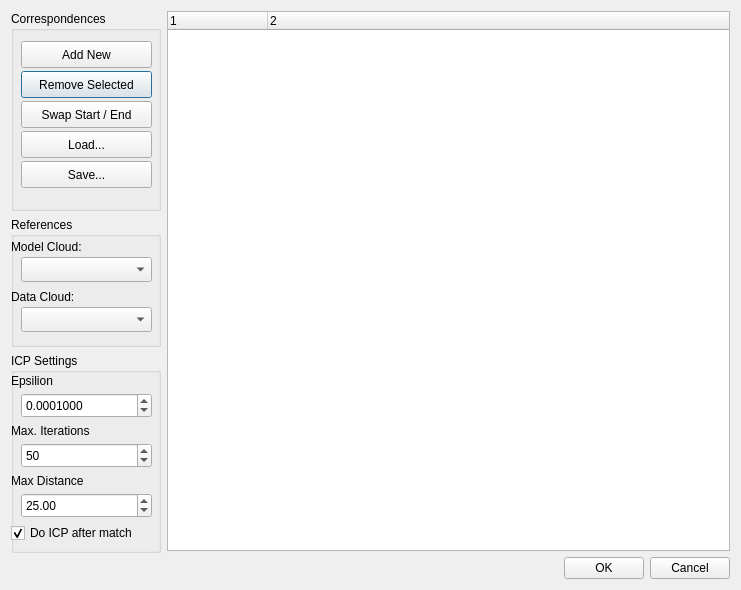
<?xml version="1.0" encoding="UTF-8"?>
<ui version="4.0">
 <class>CorrespondenceDialog</class>
 <widget class="QDialog" name="CorrespondenceDialog">
  <property name="geometry">
   <rect>
    <x>0</x>
    <y>0</y>
    <width>741</width>
    <height>590</height>
   </rect>
  </property>
  <property name="windowTitle">
   <string>Select Correspondences</string>
  </property>
  <layout class="QHBoxLayout" name="horizontalLayout_2">
   <item>
    <layout class="QVBoxLayout" name="verticalLayout_2">
     <item>
      <widget class="QGroupBox" name="Correspondences">
       <property name="minimumSize">
        <size>
         <width>150</width>
         <height>200</height>
        </size>
       </property>
       <property name="title">
        <string>Correspondences</string>
       </property>
       <widget class="QPushButton" name="buttonDelete">
        <property name="geometry">
         <rect>
          <x>10</x>
          <y>60</y>
          <width>131</width>
          <height>27</height>
         </rect>
        </property>
        <property name="text">
         <string>Remove Selected</string>
        </property>
       </widget>
       <widget class="QPushButton" name="buttonNew">
        <property name="geometry">
         <rect>
          <x>10</x>
          <y>30</y>
          <width>131</width>
          <height>27</height>
         </rect>
        </property>
        <property name="minimumSize">
         <size>
          <width>0</width>
          <height>0</height>
         </size>
        </property>
        <property name="text">
         <string>Add New</string>
        </property>
       </widget>
       <widget class="QPushButton" name="buttonLoad">
        <property name="geometry">
         <rect>
          <x>10</x>
          <y>120</y>
          <width>131</width>
          <height>27</height>
         </rect>
        </property>
        <property name="text">
         <string>Load...</string>
        </property>
       </widget>
       <widget class="QPushButton" name="buttonSave">
        <property name="geometry">
         <rect>
          <x>10</x>
          <y>150</y>
          <width>131</width>
          <height>27</height>
         </rect>
        </property>
        <property name="text">
         <string>Save...</string>
        </property>
       </widget>
       <widget class="QPushButton" name="buttonSwap">
        <property name="geometry">
         <rect>
          <x>10</x>
          <y>90</y>
          <width>131</width>
          <height>27</height>
         </rect>
        </property>
        <property name="text">
         <string>Swap Start / End</string>
        </property>
       </widget>
      </widget>
     </item>
     <item>
      <widget class="QGroupBox" name="groupBoxReference">
       <property name="minimumSize">
        <size>
         <width>0</width>
         <height>130</height>
        </size>
       </property>
       <property name="title">
        <string>References</string>
       </property>
       <widget class="QLabel" name="labelModelCloud">
        <property name="geometry">
         <rect>
          <x>0</x>
          <y>20</y>
          <width>121</width>
          <height>20</height>
         </rect>
        </property>
        <property name="text">
         <string>Model Cloud:</string>
        </property>
       </widget>
       <widget class="QComboBox" name="comboBoxModel">
        <property name="geometry">
         <rect>
          <x>10</x>
          <y>40</y>
          <width>131</width>
          <height>25</height>
         </rect>
        </property>
        <property name="font">
         <font>
          <weight>75</weight>
          <bold>true</bold>
         </font>
        </property>
       </widget>
       <widget class="QLabel" name="labelDataCloud">
        <property name="geometry">
         <rect>
          <x>0</x>
          <y>70</y>
          <width>150</width>
          <height>20</height>
         </rect>
        </property>
        <property name="text">
         <string>Data Cloud:</string>
        </property>
       </widget>
       <widget class="QComboBox" name="comboBoxData">
        <property name="geometry">
         <rect>
          <x>10</x>
          <y>90</y>
          <width>131</width>
          <height>25</height>
         </rect>
        </property>
        <property name="font">
         <font>
          <weight>75</weight>
          <bold>true</bold>
         </font>
        </property>
       </widget>
      </widget>
     </item>
     <item>
      <widget class="QGroupBox" name="groupBox">
       <property name="minimumSize">
        <size>
         <width>0</width>
         <height>200</height>
        </size>
       </property>
       <property name="title">
        <string>ICP Settings</string>
       </property>
       <widget class="QDoubleSpinBox" name="spinBoxEpsilon">
        <property name="geometry">
         <rect>
          <x>10</x>
          <y>40</y>
          <width>131</width>
          <height>25</height>
         </rect>
        </property>
        <property name="decimals">
         <number>7</number>
        </property>
        <property name="maximum">
         <double>9999.989999999999782</double>
        </property>
        <property name="singleStep">
         <double>0.000001000000000</double>
        </property>
        <property name="value">
         <double>0.000100000000000</double>
        </property>
       </widget>
       <widget class="QLabel" name="labelEpsilon">
        <property name="geometry">
         <rect>
          <x>0</x>
          <y>20</y>
          <width>58</width>
          <height>15</height>
         </rect>
        </property>
        <property name="text">
         <string>Epsilion</string>
        </property>
       </widget>
       <widget class="QLabel" name="labelIterations">
        <property name="geometry">
         <rect>
          <x>0</x>
          <y>70</y>
          <width>121</width>
          <height>16</height>
         </rect>
        </property>
        <property name="text">
         <string>Max. Iterations</string>
        </property>
       </widget>
       <widget class="QSpinBox" name="spinBoxIterations">
        <property name="geometry">
         <rect>
          <x>10</x>
          <y>90</y>
          <width>131</width>
          <height>25</height>
         </rect>
        </property>
        <property name="maximum">
         <number>10000</number>
        </property>
        <property name="value">
         <number>50</number>
        </property>
       </widget>
       <widget class="QLabel" name="labelDistance">
        <property name="geometry">
         <rect>
          <x>0</x>
          <y>120</y>
          <width>121</width>
          <height>16</height>
         </rect>
        </property>
        <property name="text">
         <string>Max Distance</string>
        </property>
       </widget>
       <widget class="QDoubleSpinBox" name="spinBoxDistance">
        <property name="geometry">
         <rect>
          <x>10</x>
          <y>140</y>
          <width>131</width>
          <height>25</height>
         </rect>
        </property>
        <property name="maximum">
         <double>1000000000.000000000000000</double>
        </property>
        <property name="value">
         <double>25.000000000000000</double>
        </property>
       </widget>
       <widget class="QCheckBox" name="checkBoxICP">
        <property name="geometry">
         <rect>
          <x>0</x>
          <y>170</y>
          <width>141</width>
          <height>20</height>
         </rect>
        </property>
        <property name="text">
         <string>Do ICP after match</string>
        </property>
        <property name="checked">
         <bool>true</bool>
        </property>
       </widget>
      </widget>
     </item>
     <item>
      <spacer name="verticalSpacer">
       <property name="orientation">
        <enum>Qt::Vertical</enum>
       </property>
       <property name="sizeHint" stdset="0">
        <size>
         <width>20</width>
         <height>40</height>
        </size>
       </property>
      </spacer>
     </item>
    </layout>
   </item>
   <item>
    <layout class="QVBoxLayout" name="verticalLayout">
     <item>
      <widget class="QTreeWidget" name="treeWidget">
       <property name="columnCount">
        <number>2</number>
       </property>
       <column>
        <property name="text">
         <string notr="true">1</string>
        </property>
       </column>
       <column>
        <property name="text">
         <string notr="true">2</string>
        </property>
       </column>
      </widget>
     </item>
     <item>
      <layout class="QHBoxLayout" name="horizontalLayout">
       <item>
        <spacer name="horizontalSpacer">
         <property name="orientation">
          <enum>Qt::Horizontal</enum>
         </property>
         <property name="sizeHint" stdset="0">
          <size>
           <width>40</width>
           <height>20</height>
          </size>
         </property>
        </spacer>
       </item>
       <item>
        <widget class="QPushButton" name="buttonOK">
         <property name="text">
          <string>OK</string>
         </property>
        </widget>
       </item>
       <item>
        <widget class="QPushButton" name="buttonCancel">
         <property name="text">
          <string>Cancel</string>
         </property>
        </widget>
       </item>
      </layout>
     </item>
    </layout>
   </item>
  </layout>
 </widget>
 <resources/>
 <connections>
  <connection>
   <sender>buttonOK</sender>
   <signal>pressed()</signal>
   <receiver>CorrespondenceDialog</receiver>
   <slot>accept()</slot>
   <hints>
    <hint type="sourcelabel">
     <x>699</x>
     <y>672</y>
    </hint>
    <hint type="destinationlabel">
     <x>421</x>
     <y>348</y>
    </hint>
   </hints>
  </connection>
  <connection>
   <sender>buttonCancel</sender>
   <signal>pressed()</signal>
   <receiver>CorrespondenceDialog</receiver>
   <slot>reject()</slot>
   <hints>
    <hint type="sourcelabel">
     <x>790</x>
     <y>672</y>
    </hint>
    <hint type="destinationlabel">
     <x>421</x>
     <y>348</y>
    </hint>
   </hints>
  </connection>
 </connections>
</ui>
